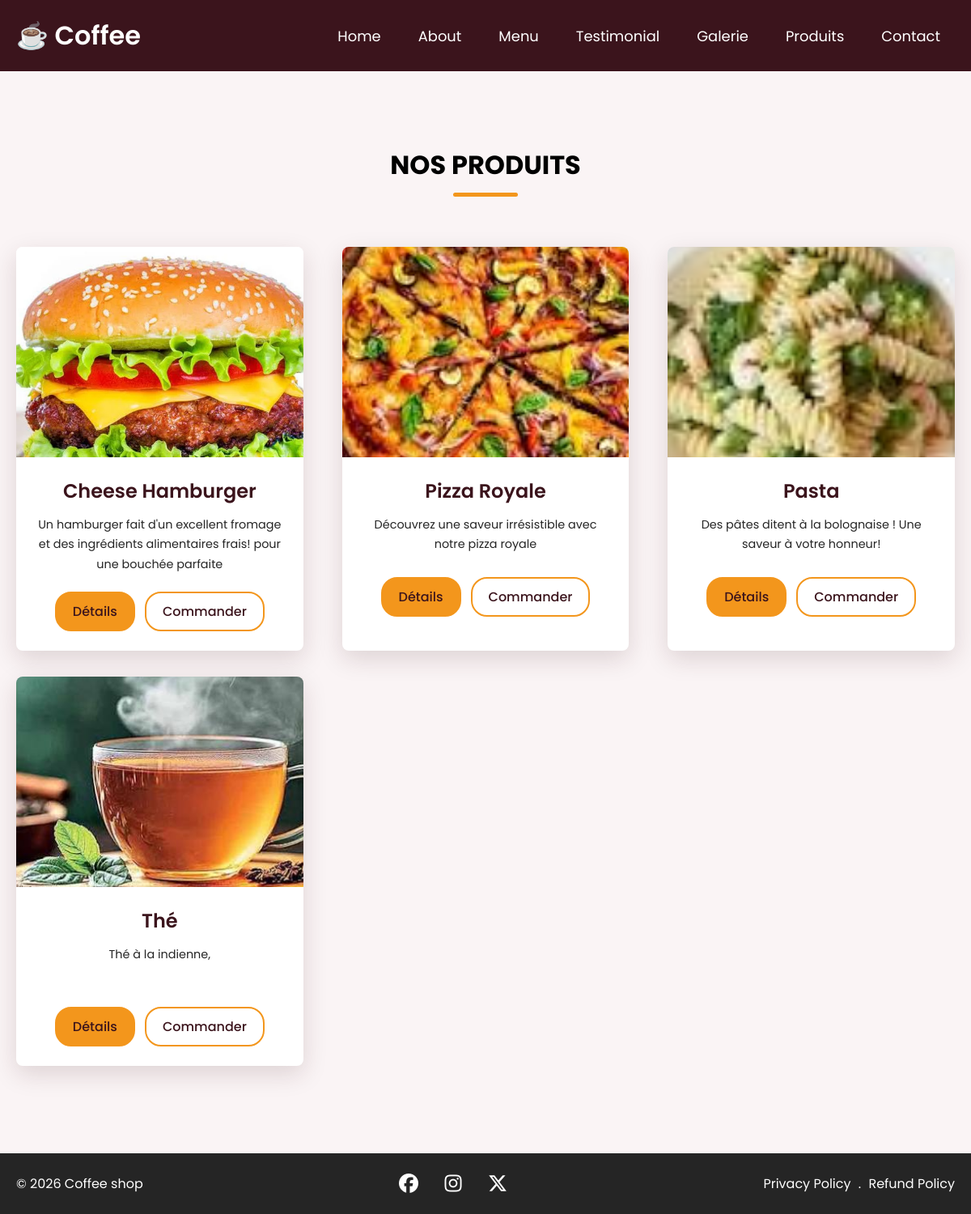
The app's page /articles/ with its own data.
### articles/models.py (models this page shows, shortened)
class Article(models.Model):
    titre = models.CharField(
        max_length=200,
        verbose_name="Nom du produit"
    )
    auteur = models.CharField(
        max_length=100,
        verbose_name="Auteur"
    )
    resume = models.TextField(
        verbose_name="Résumé"
    )
    contenu = models.TextField(
        verbose_name="Description complète"
    )
    image = models.ImageField(
    upload_to="products/",
    verbose_name="Image du produit",
    blank=True,
    null=True
    )
    date_publication = models.DateTimeField(
        auto_now_add=True
    )

### articles/views.py (the view)
# urls.py: path('articles/', views.liste_articles, name='articles'),
def liste_articles(request):
    articles = Article.objects.all().order_by('-date_publication')
    return render(request, 'articles/articles.html', {'articles': articles})

### articles/templates/articles/articles.html (shortened to what this page needs)
{% load static %}
<!DOCTYPE html>
<html lang="fr">
<head>
    <link rel="stylesheet"
          href="https://cdnjs.cloudflare.com/ajax/libs/font-awesome/7.3.1/css/all.min.css">
    <link rel="stylesheet"
          href="{% static 'styles/style.css' %}">
</head>
<body>
<header>
    <nav class="navbar section-content">
        <a href="{% url 'accueil' %}" class="nav-logo">
            <h2 class="logo-text">☕ Coffee</h2>
        </a>
        <ul class="nav-menu">
            <li class="nav-item">
                <a href="{% url 'accueil' %}" class="nav-link">Home</a>
            </li>
            <li class="nav-item">
                <a href="{% url 'accueil' %}#about" class="nav-link">About</a>
            </li>
            <li class="nav-item">
                <a href="{% url 'accueil' %}#menu" class="nav-link">Menu</a>
            </li>
            <li class="nav-item">
                <a href="{% url 'accueil' %}#testimonials"
                   class="nav-link">Testimonial</a>
            </li>
            <li class="nav-item">
                <a href="{% url 'accueil' %}#gallerie"
                   class="nav-link">Galerie</a>
            </li>
            <li class="nav-item">
                <a href="{% url 'articles' %}" class="nav-link">Produits</a>
            </li>
            <li class="nav-item">
                <a href="{% url 'accueil' %}#contact"
                   class="nav-link">Contact</a>
            </li>
        </ul>
    </nav>
</header>
<main>
    <section class="section-products">
        <div class="section-content">
            <h2 class="section-title">
                Nos produits
            </h2>
            <div class="products-list">
                {% for article in articles %}
                <article class="product-card">
                    <div class="product-image-wrapper">
                        {% if article.image %}
                            <img src="{{ article.image.url }}"
                                 alt="{{ article.titre }}"
                                 class="product-image">
                        {% elif forloop.counter == 1 %}
                             <img src="{% static 'images/img9.png' %}"
                                 alt="{{ article.titre }}"
                                 class="product-image">
                        {% elif forloop.counter == 2 %}
                            <img src="{% static 'images/img10.png' %}"
                                 alt="{{ article.titre }}"
                                 class="product-image">
                        {% elif forloop.counter == 3 %}
                            <img src="{% static 'images/img11.png' %}"
                                 alt="{{ article.titre }}"
                                 class="product-image">
                        {% else %}
                            <img src="{% static 'images/img12.png' %}"
                                 alt="{{ article.titre }}"
                                 class="product-image">
                        {% endif %}
                    </div>
                    <div class="product-details">
                        <h3 class="product-name">
                            {{ article.titre }}
                        </h3>
                        <p class="product-description">
                            {{ article.resume|truncatewords:18 }}
                        </p>
                        <div class="product-buttons">
                            <a href="{% url 'detail' article.id %}"
                               class="button product-details-button">
                                Détails
                            </a>
                            <a href="{% url 'accueil' %}#contact"
                               class="button product-order-button">
                                Commander
                            </a>
                        </div>
                    </div>
                </article>
                {% empty %}
                <p class="empty-products">
                    Aucun produit disponible pour le moment.
                </p>
                {% endfor %}
            </div>
        </div>
    </section>
</main>
<footer class="section-footer">
    <div class="section-content">
        <p class="copyright-text">
            &copy; 2026 Coffee shop
        </p>
        <div class="social-link-list">
            <a href="" class="social-link">
                <i class="fa-brands fa-facebook"></i>
            </a>
            <a href="" class="social-link">
                <i class="fa-brands fa-instagram"></i>
            </a>
            <a href="" class="social-link">
                <i class="fa-brands fa-x-twitter"></i>
            </a>
        </div>
        <p class="policy-text">
            <a href="#" class="policy-link">
                Privacy Policy
            </a>
            <span class="separator">
                .
            </span>
            <a href="#" class="policy-link">
                Refund Policy
            </a>
        </p>
    </div>
</footer>
</body>
</html>

### articles/static/styles/style.css (style rules this page uses)
* { margin: 0; padding: 0; box-sizing: border-box; font-family: "Poppins", sans-serif; }
:root { --white-color: #fff; --dark-color: #252525; --primary-color: #3b141c; --secondary-color: #f3961c; --light--pink-color: #faf4f5; --medium--gray-color: #ccc; --font-size-s: 0.9rem; --font-size-n: 1rem; --font-size-m: 1.12rem; --font-size-l: 1.5rem; --font-size-xl: 2rem; --font-size-xxl: 2.3rem; --font-weight-normal: 400; --font-weight-medium: 500; --font-weight-semibold: 600; --font-weight-bold: 700; --border-radius-s: 8px; --border-radius-m: 20px; --border-radius-circle: 50%; --site-max-width: 1300px; }
html { scroll-behavior: smooth; }
ul { list-style: none; }
a { text-decoration: none; }
img { width: 100%; }
.section-content { max-width: var(--site-max-width); margin: 0 auto; padding: 0 20px; }
.section-title { text-align: center; font-size: var(--font-size-xl); text-transform: uppercase; padding: 60px 0 100px; }
.section-title::after { content: ""; width: 80px; height: 5px; display: block; margin: 10px auto 0; background: var(--secondary-color); border-radius: var(--border-radius-s); }
header { position: fixed; width: 100%; z-index: 5; background-color: var(--primary-color); }
header .navbar { display: flex; padding: 20px; justify-content: space-between; align-items: center; }
.navbar .nav-logo .logo-text { color: var(--white-color); font-size: var(--font-size-xl); font-weight: var(--font-weight-semibold); }
.navbar .nav-menu { display: flex; gap: 10px; }
.navbar .nav-menu .nav-link { padding: 10px 18px; color: var(--white-color); font-size: var(--font-size-m); border-radius: var(--border-radius-m); transition: 0.3s ease; }
.section-footer { padding: 20px 0; background: var(--dark-color); }
.section-footer .section-content { display: flex; align-items: center; justify-content: space-between; }
.section-footer :where(.copyright-text, .social-link, .policy-link) { color: var(--white-color); }
.section-footer .social-link-list { display: flex; gap: 25px; }
.section-footer .social-link-list .social-link { font-size: var(--font-size-l); transition: 0.2 ease; }
.section-footer .policy-text .separator { color: var(--white-color); margin: 0 5px; }
.section-products { padding: 120px 0 100px; background: var(--light--pink-color); min-height: 100vh; }
.section-products .section-title { padding: 60px 0 70px; }
.products-list { display: flex; flex-wrap: wrap; gap: 32px; justify-content: space-between; }
.product-card { width: calc(100% / 3 - 32px); background: var(--white-color); border-radius: var(--border-radius-s); overflow: hidden; box-shadow: 0 5px 20px rgba(0, 0, 0, 0.08); transition: 0.3s ease; }
.product-card { transform: translateY(-8px); box-shadow: 0 10px 30px rgba(59, 20, 28, 0.15); }
.product-image-wrapper { width: 100%; height: 260px; overflow: hidden; }
.product-image { width: 100%; height: 100%; object-fit: cover; transition: 0.3s ease; }
.product-card .product-image { transform: scale(1.08); }
.product-details { padding: 24px; text-align: center; }
.product-name { color: var(--primary-color); font-size: var(--font-size-l); font-weight: var(--font-weight-semibold); margin-bottom: 12px; }
.product-description { color: var(--dark-color); line-height: 1.7; font-size: var(--font-size-s); min-height: 55px; margin-bottom: 22px; }
.product-buttons { display: flex; justify-content: center; gap: 12px; flex-wrap: wrap; }
.product-buttons .button { padding: 10px 20px; border-radius: var(--border-radius-m); font-weight: var(--font-weight-medium); border: 2px solid var(--secondary-color); transition: 0.3s ease; }
.product-order-button { background: var(--secondary-color); color: var(--primary-color); }
.product-order-button { background: transparent; color: var(--primary-color); }
.product-details-button { background: transparent; color: var(--primary-color); }
.product-details-button { background: var(--secondary-color); color: var(--primary-color); }

### records on screen
Article: image (picture), titre "Cheese Hamburger", resume "Un hamburger fait d'un excellent fromage et des ingrédients alimentaires frais! pour une bouchée parfaite"
Article: image (picture), titre "Pizza Royale", resume "Découvrez une saveur irrésistible avec notre pizza royale"
Article: image (picture), titre "Pasta", resume "Des pâtes ditent à la bolognaise ! Une saveur à votre honneur!"
Article: image (picture), titre "Thé", resume "Thé à la indienne,"
